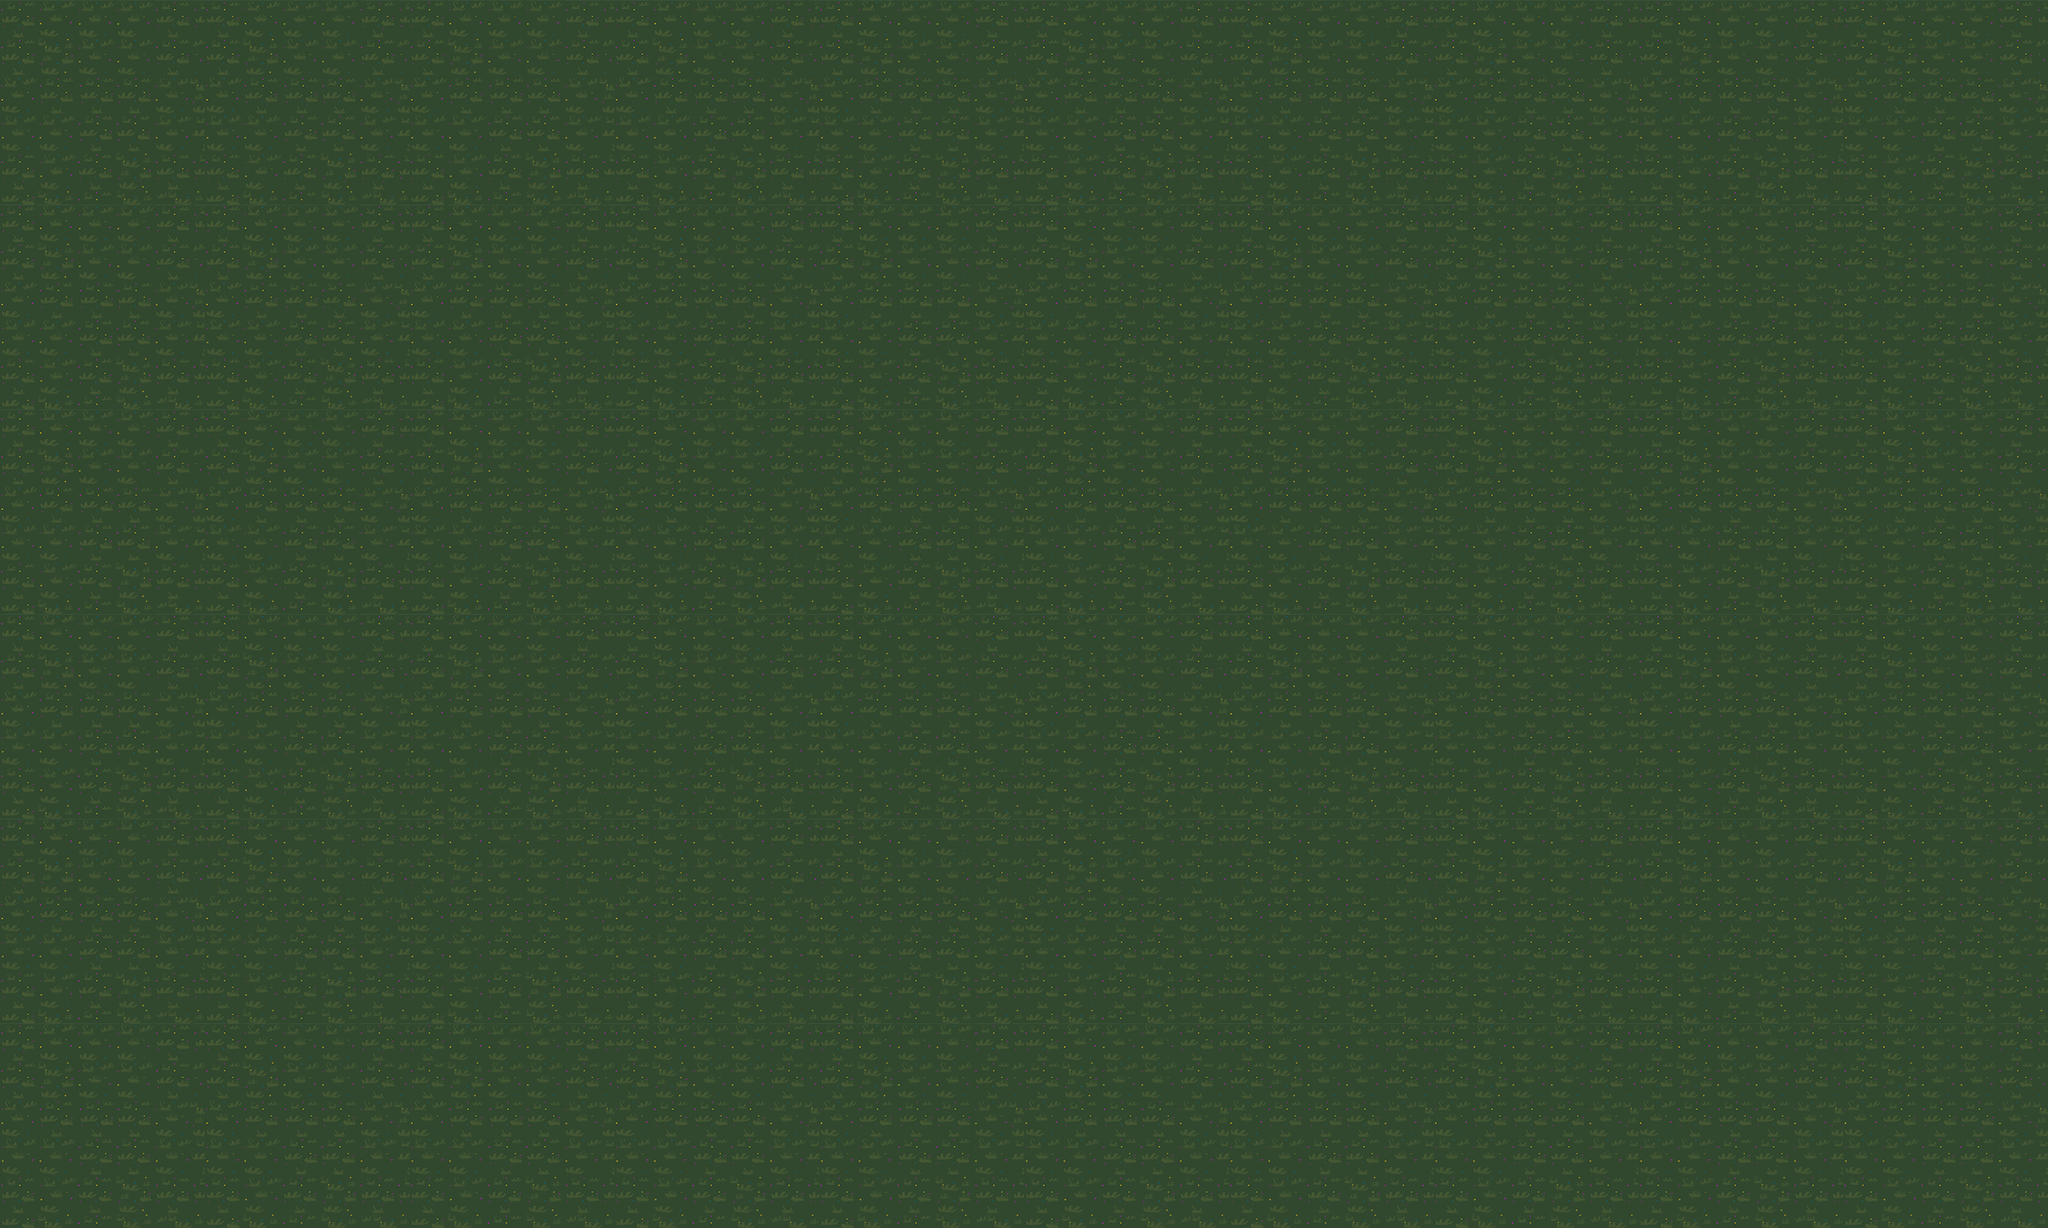

Below is a game level as drawn by its tile map, then a one-line description and the .tmx file that defines it, in full:
An orthogonal 10x6 tile map with 250x250 px tiles, 1 tile layer (Background), 2 tilesets and 50 objects.

<map version="1.5" tiledversion="1.5.0" orientation="orthogonal" renderorder="right-down" width="10" height="6" tilewidth="250" tileheight="250" infinite="0" nextlayerid="6" nextobjectid="116">
 <editorsettings>
  <export target="../../../../../../../../Downloads/untitled.json" format="roshamboogie" />
 </editorsettings>
 <tileset firstgid="1" source="../tilesets/decorations.tsx" />
 <tileset firstgid="7" source="../tilesets/tiles.tsx" />
 <layer id="1" name="Background" width="10" height="6">
  <data encoding="csv">
12,12,12,12,12,12,12,12,12,12,
12,12,12,12,12,12,12,12,12,12,
12,12,12,12,12,12,12,12,12,12,
12,12,12,12,12,12,12,12,12,12,
12,12,12,12,12,12,12,12,12,12,
12,12,12,12,12,12,12,12,12,12
</data>
 </layer>
 <objectgroup id="2" name="Hitboxes">
  <object id="86" x="997.799" y="656.64">
   <polygon points="0,0 -438.371,183.419 -432.869,520.91 20.1761,552.091 170.58,478.723 187.087,227.439 119.222,49.5231" />
  </object>
  <object id="90" x="1512.35" y="796.296">
   <polygon points="0,0 228.081,78.9216 437.037,-46.9136 148.148,-216.049" />
  </object>
  <object id="91" x="1564.2" y="1124.69">
   <polygon points="0,0 -8.64198,35.8025 514.815,38.2716 516.049,0" />
  </object>
  <object id="92" x="2039.51" y="1165.43">
   <polygon points="0,0 3.7037,-302.469 46.9136,-302.469 45.679,-1.23457" />
  </object>
 </objectgroup>
 <objectgroup id="4" name="GameObjects">
  <object id="26" template="../templates/egg_spawn.tx" x="190.621" y="348.837" />
  <object id="27" template="../templates/player_spawn.tx" x="276.401" y="386.961" />
  <object id="28" template="../templates/swap_station.tx" x="476.554" y="346.931" />
  <object id="64" template="../templates/active_orb.tx" x="295.488" y="504.345" />
  <object id="66" template="../templates/inactive_orb.tx" x="387.082" y="503.894" visible="1" />
  <object id="107" template="../templates/swap_station.tx" x="1397.92" y="579.448" />
  <object id="108" template="../templates/active_orb.tx" x="1376.19" y="991.399" />
  <object id="109" template="../templates/inactive_orb.tx" x="1464.99" y="990.486" />
  <object id="110" template="../templates/player_spawn.tx" x="1424.47" y="717.167" />
  <object id="111" template="../templates/player_spawn.tx" x="1422.68" y="798.745" />
  <object id="112" template="../templates/player_spawn.tx" x="1534.74" y="882.116" />
  <object id="113" template="../templates/player_spawn.tx" x="1541.01" y="560.287" />
  <object id="114" template="../templates/booster_pad.tx" x="508.749" y="599.25" />
 </objectgroup>
 <objectgroup id="3" name="Decorations">
  <object id="67" gid="2" x="529.775" y="958.903" width="118" height="190" />
  <object id="68" gid="2" x="584.8" y="964.406" width="118" height="190" />
  <object id="69" gid="2" x="674.676" y="924.054" width="118" height="190" />
  <object id="70" gid="2" x="755.38" y="1008.43" width="118" height="190" />
  <object id="71" gid="2" x="880.105" y="991.919" width="118" height="190" />
  <object id="72" gid="3" x="591.645" y="1162.47" width="153" height="321" />
  <object id="73" gid="3" x="771.395" y="938.696" width="153" height="321" />
  <object id="74" gid="3" x="914.462" y="1074.43" width="153" height="321" />
  <object id="75" gid="3" x="1017.18" y="940.53" width="153" height="321" />
  <object id="76" gid="4" x="719.375" y="1112.13" width="168" height="258" />
  <object id="77" gid="4" x="849.602" y="1135.97" width="168" height="258" />
  <object id="78" gid="4" x="1005.51" y="1167.15" width="168" height="258" />
  <object id="79" gid="4" x="915.633" y="853.505" width="168" height="258" />
  <object id="80" gid="2" x="803.069" y="1197.35" width="118" height="190" />
  <object id="81" gid="2" x="949.804" y="1208.35" width="118" height="190" />
  <object id="82" gid="2" x="544.448" y="1173.5" width="118" height="190" />
  <object id="83" gid="2" x="687.515" y="1180.84" width="118" height="190" />
  <object id="84" gid="2" x="1100.21" y="968.074" width="118" height="190" />
  <object id="85" gid="2" x="1070.86" y="1145.99" width="118" height="190" />
  <object id="87" gid="2" x="875.318" y="851.638" width="118" height="190" />
  <object id="93" gid="2" x="1603.03" y="681.896" width="118" height="190" />
  <object id="94" gid="2" x="1561.29" y="746.404" width="118" height="190" />
  <object id="95" gid="2" x="1613.15" y="776.761" width="118" height="190" />
  <object id="96" gid="2" x="1680.19" y="742.609" width="118" height="190" />
  <object id="97" gid="2" x="1742.16" y="788.144" width="118" height="190" />
  <object id="98" gid="2" x="1800.35" y="780.555" width="118" height="190" />
  <object id="99" gid="2" x="1847.15" y="761.582" width="118" height="190" />
  <object id="100" gid="2" x="1764.93" y="807.117" width="118" height="190" />
  <object id="101" gid="2" x="1715.6" y="832.415" width="118" height="190" />
  <object id="102" gid="2" x="1675.13" y="855.182" width="118" height="190" />
  <object id="103" gid="2" x="1629.59" y="841.269" width="118" height="190" />
  <object id="104" gid="2" x="1568.88" y="818.501" width="118" height="190" />
  <object id="105" gid="2" x="1506.96" y="794.555" width="118" height="190" />
 </objectgroup>
</map>
